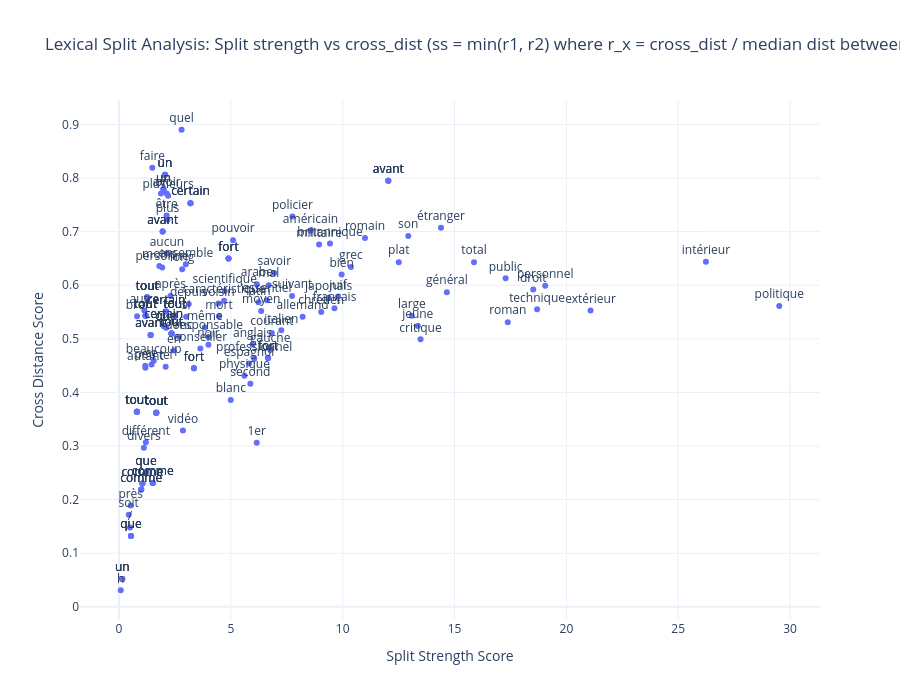

Source (notebook cell):
### Code cell
import pandas as pd
import plotly.express as px


# Convert to DataFrame
df = pd.DataFrame(results)

# Create a readable string for the hover info
df['poses_str'] = df['poses_compared'].apply(lambda x: f"{x[0]} vs {x[1]}")
df['ratios_str'] = df['ratios'].apply(lambda x: ", ".join([f"{k}: {v}" for k, v in x.items()]))
df['densities_str'] = df['local_densities'].apply(lambda x: ", ".join([f"{k}: {v}" for k, v in x.items()]))

# Create the plot
fig = px.scatter(
    df, 
    x="split_strength", 
    y="cross_dist",
    text="lemma",  # This annotates the points
    hover_name="lemma",
    hover_data={
        "cross_dist": True,
        "split_strength": True,
        "poses_str": True,
        "ratios_str": True,
        "densities_str": True,
        "split_quality_score": True,
        "lemma": False # Hide it from the list since it's the title
    },
    labels={
        "cross_dist": "Cross Distance Score",
        "split_strength": "Split Strength Score",
        "poses_str": "POS Compared",
        "ratios_str": "Ratios",
        "densities_str": "Local Densities",
        "split_quality_score": "Min ratio/difference"
    },
    title="Lexical Split Analysis: Split strength vs cross_dist (ss = min(r1, r2) where r_x = cross_dist / median dist between x and 20 closest neighbours)"
)

# Improve text positioning and appearance
fig.update_traces(textposition='top center')
fig.update_layout(
    height=700,
    template="plotly_white",
    hoverlabel=dict(bgcolor="white", font_size=12)
)

fig.show()

### Figure 1 — Plotly figure (JSON) as saved in the notebook; plotly's stock layout.template omitted (floating-point values rounded to 4 significant figures; data arrays with more than 128 entries replaced by an {"elided": "..."} marker saying what was removed)
{"data": [{"customdata": {"elided": "175x5 mixed values"}, "hovertemplate": "<b>%{hovertext}</b><br><br>Split Strength Score=%{x}<br>Cross Distance Score=%{y}<br>POS Compared=%{customdata[0]}<br>Ratios=%{customdata[1]}<br>Local Densities=%{customdata[2]}<br>Min ratio/difference=%{customdata[3]}<extra></extra>", "hovertext": {"elided": "175 str values"}, "legendgroup": "", "marker": {"color": "#636efa", "symbol": "circle"}, "mode": "markers+text", "name": "", "orientation": "v", "showlegend": false, "text": {"elided": "175 str values"}, "textposition": "top center", "type": "scatter", "x": {"elided": "175 float values"}, "xaxis": "x", "y": {"elided": "175 float values"}, "yaxis": "y"}], "layout": {"height": 700, "hoverlabel": {"bgcolor": "white", "font": {"size": 12}}, "legend": {"tracegroupgap": 0}, "title": {"text": "Lexical Split Analysis: Split strength vs cross_dist (ss = min(r1, r2) where r_x = cross_dist / median dist between x and 20 closest neighbours)"}, "xaxis": {"anchor": "y", "domain": [0, 1], "title": {"text": "Split Strength Score"}}, "yaxis": {"anchor": "x", "domain": [0, 1], "title": {"text": "Cross Distance Score"}}}}
